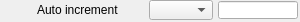
   <widget class="caFrame" name="caFrame_2">
    <property name="geometry">
     <rect>
      <x>17</x>
      <y>133</y>
      <width>300</width>
      <height>22</height>
     </rect>
    </property>
    <widget class="caLabel" name="caLabel_2">
     <property name="geometry">
      <rect>
       <x>37</x>
       <y>0</y>
       <width>111</width>
       <height>20</height>
      </rect>
     </property>
     <property name="frameShape">
      <enum>QFrame::NoFrame</enum>
     </property>
     <property name="text">
      <string>Auto increment</string>
     </property>
     <property name="alignment">
      <set>Qt::AlignLeading|Qt::AlignLeft|Qt::AlignVCenter</set>
     </property>
     <property name="fontScaleMode">
      <enum>ESimpleLabel::WidthAndHeight</enum>
     </property>
     <property name="foreground">
      <color>
       <red>0</red>
       <green>0</green>
       <blue>0</blue>
      </color>
     </property>
     <property name="background">
      <color alpha="0">
       <red>0</red>
       <green>0</green>
       <blue>0</blue>
      </color>
     </property>
    </widget>
    <widget class="caMenu" name="caMenu_0">
     <property name="geometry">
      <rect>
       <x>149</x>
       <y>0</y>
       <width>64</width>
       <height>20</height>
      </rect>
     </property>
     <property name="channel" stdset="0">
      <string>$(P)$(R)AutoIncrement</string>
     </property>
     <property name="colorMode">
      <enum>caMenu::Static</enum>
     </property>
     <property name="foreground">
      <color>
       <red>0</red>
       <green>0</green>
       <blue>0</blue>
      </color>
     </property>
     <property name="background">
      <color>
       <red>115</red>
       <green>223</green>
       <blue>255</blue>
      </color>
     </property>
    </widget>
    <widget class="caLineEdit" name="caLineEdit_2">
     <property name="geometry">
      <rect>
       <x>218</x>
       <y>1</y>
       <width>80</width>
       <height>18</height>
      </rect>
     </property>
     <property name="alignment">
      <set>Qt::AlignAbsolute|Qt::AlignLeading|Qt::AlignLeft|Qt::AlignVCenter</set>
     </property>
     <property name="channel" stdset="0">
      <string>$(P)$(R)AutoIncrement_RBV</string>
     </property>
     <property name="foreground">
      <color>
       <red>10</red>
       <green>0</green>
       <blue>184</blue>
      </color>
     </property>
     <property name="background">
      <color>
       <red>187</red>
       <green>187</green>
       <blue>187</blue>
      </color>
     </property>
     <property name="colorMode">
      <enum>caLineEdit::Static</enum>
     </property>
     <property name="precisionMode">
      <enum>caLineEdit::Channel</enum>
     </property>
     <property name="limitsMode">
      <enum>caLineEdit::Channel</enum>
     </property>
     <property name="maxValue">
      <double>1.000000000000000</double>
     </property>
     <property name="minValue">
      <double>0.000000000000000</double>
     </property>
     <property name="fontScaleMode" stdset="0">
      <enum>caLineEdit::WidthAndHeight</enum>
     </property>
     <property name="formatType">
      <enum>caLineEdit::decimal</enum>
     </property>
    </widget>
   </widget>
